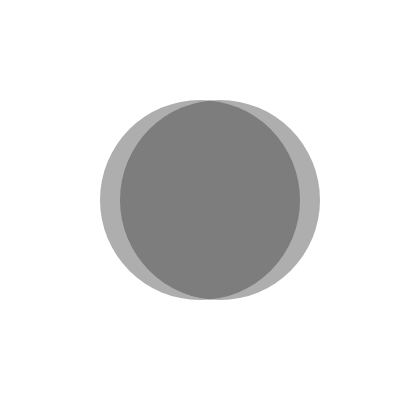
Frame 1 (no input)
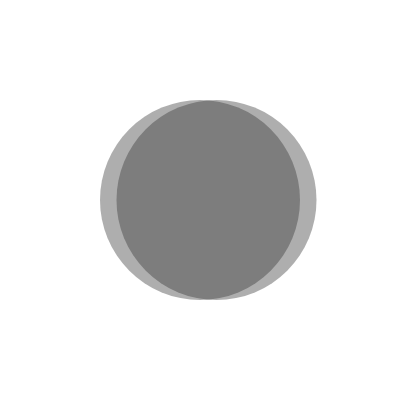
Frame 60 (no input)
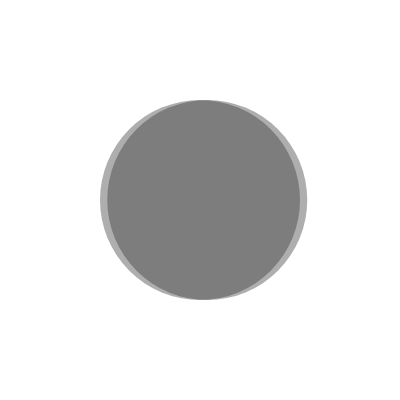
Frame 120 (the mouse pressed at the canvas centre since frame 60)

The p5.js sketch that drew these frames (run headless with seeded random() and noise() and a simulated clock; from frame 60 on, the mouse is pressed at the canvas centre):

// p5.js sketch
// ── sketch.js
function setup() {
  createCanvas(400, 400);
}

function draw() {
  clear();
  translate(width/2, height/2);
  
  noStroke();
  fill(50, 100)
  circle(0, 0, 200);
  
  stroke(50, 100);
  strokeWeight(200);
  point(cos(frameCount/100)*20, 0);
}
